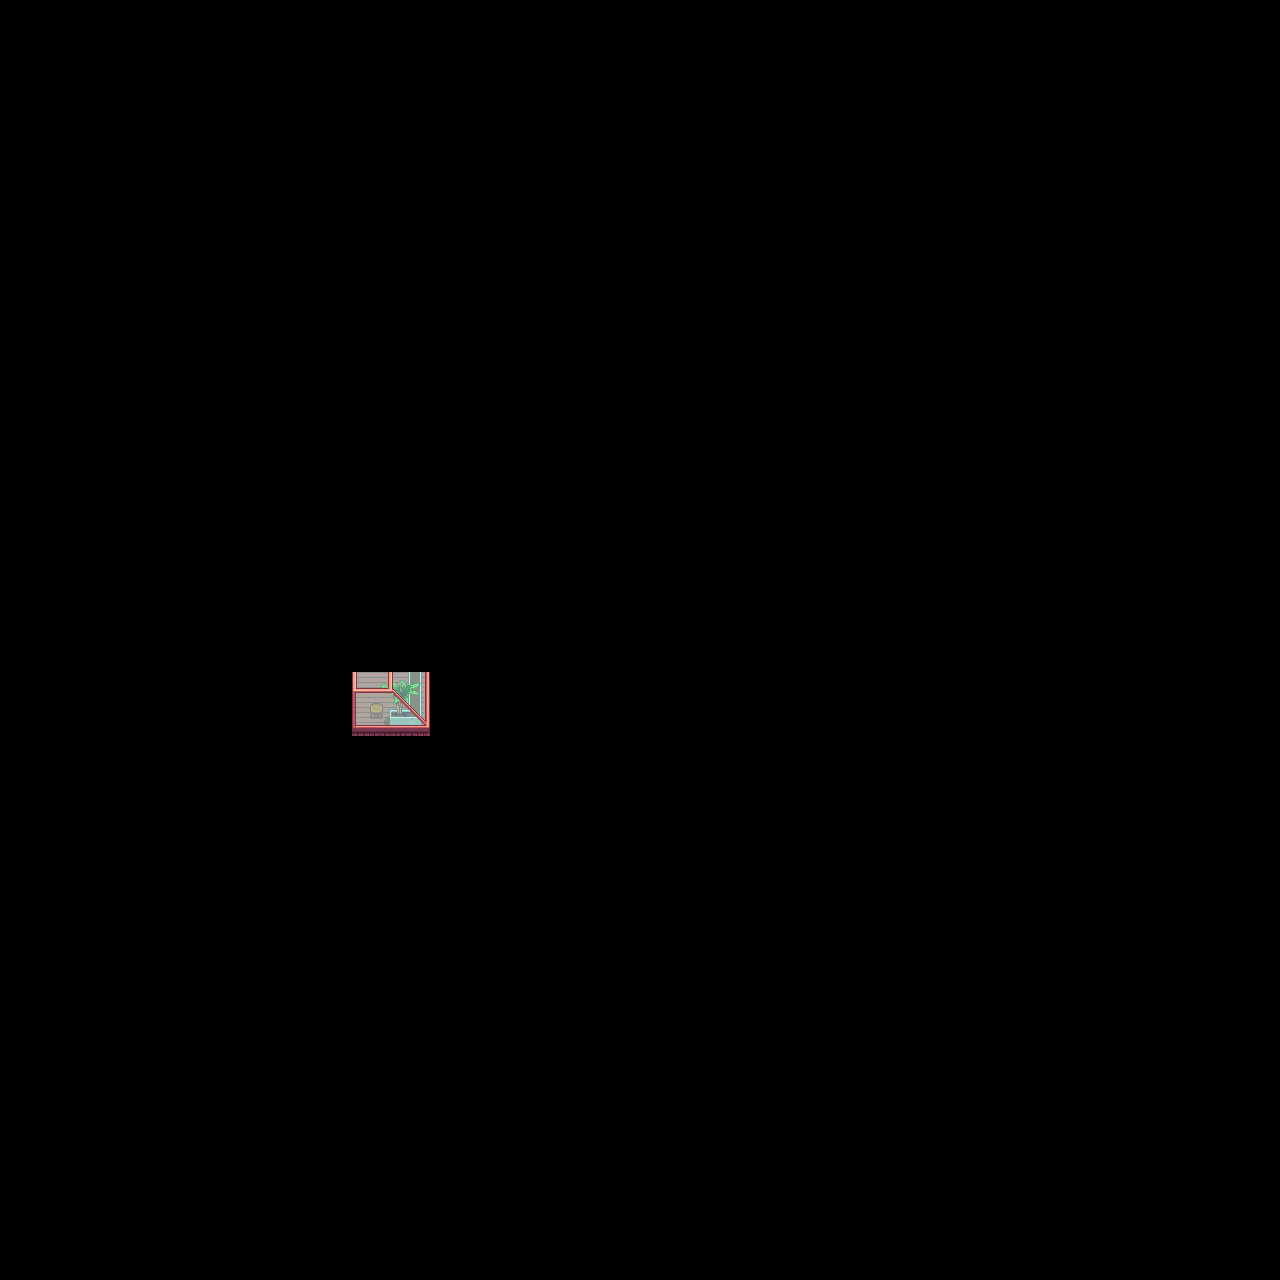

Tiled map render using the project's own tile images. Description and the map definition, with tile-layer contents summarised, below:
An orthogonal 80x80 tile map with 16x16 px tiles, 1 tile layer (Buildings).

<map version="1.10" tiledversion="1.10.1" orientation="orthogonal" renderorder="right-down" compressionlevel="0" width="80" height="80" tilewidth="16" tileheight="16" infinite="0" nextlayerid="13" nextobjectid="135">
 <properties>
  <property name="@TileBrush@Tile Brush 1@" value="Back|0,0,untitled tile sheet,380|1,0,,381|2,0,,380|3,0,,381|4,0,,380|5,0,,381|6,0,,380|7,0,,381|8,0,,380|9,0,,381|10,0,,380|11,0,,381|12,0,,380|13,0,,381|0,1,,396|1,1,,397|2,1,,396|3,1,,397|4,1,,396|5,1,,397|6,1,,396|7,1,,397|8,1,,396|9,1,,397|10,1,,396|11,1,,397|12,1,,396|13,1,,397|0,2,,380|1,2,,381|2,2,,380|3,2,,381|4,2,,380|5,2,,381|6,2,,380|7,2,,381|8,2,,380|9,2,,381|10,2,,380|11,2,,381|12,2,,380|13,2,,381|0,3,,396|1,3,,397|2,3,,396|3,3,,397|4,3,,396|5,3,,397|6,3,,396|7,3,,397|8,3,,396|9,3,,397|10,3,,396|11,3,,397|12,3,,396|13,3,,397|0,4,,380|1,4,,381|2,4,,380|3,4,,381|4,4,,380|5,4,,381|6,4,,380|7,4,,381|8,4,,380|9,4,,381|10,4,,380|11,4,,381|12,4,,380|13,4,,381|0,5,,396|1,5,,397|2,5,,396|3,5,,397|4,5,,396|5,5,,397|6,5,,396|7,5,,397|8,5,,396|9,5,,397|10,5,,396|11,5,,397|12,5,,396|13,5,,397" />
  <property name="Arch" value="111 .01 113 .009" />
  <property name="Debris" value="8 .01 3" />
  <property name="Fish" value="142 .1 153 .25 166 .0005" />
  <property name="Outdoors" value="T" />
  <property name="Spouse" value="3 22 2 11 11 2 4 5 0 1 12 2 17 11 2 23 3 2" />
  <property name="Warp" value="80 15 BusStop 0 23 80 18 BusStop 0 24 80 16 BusStop 0 23 80 17 BusStop 0 23 40 65 Forest 68 0 41 65 Forest 68 0 42 65 Forest 68 0 40 -1 Backwoods 14 39 41 -1 Backwoods 14 39 30 35 FarmCave 8 11" />
 </properties>
 <tileset firstgid="1" name="z_fence" tilewidth="16" tileheight="16" tilecount="1975" columns="25">
  <image source="Fence.png" width="400" height="1264" />
 </tileset>
 <layer id="2" name="Buildings" width="80" height="80">
  <data>[6400 cells, 20 non-empty, 20 distinct tile ids]</data>
 </layer>
</map>
